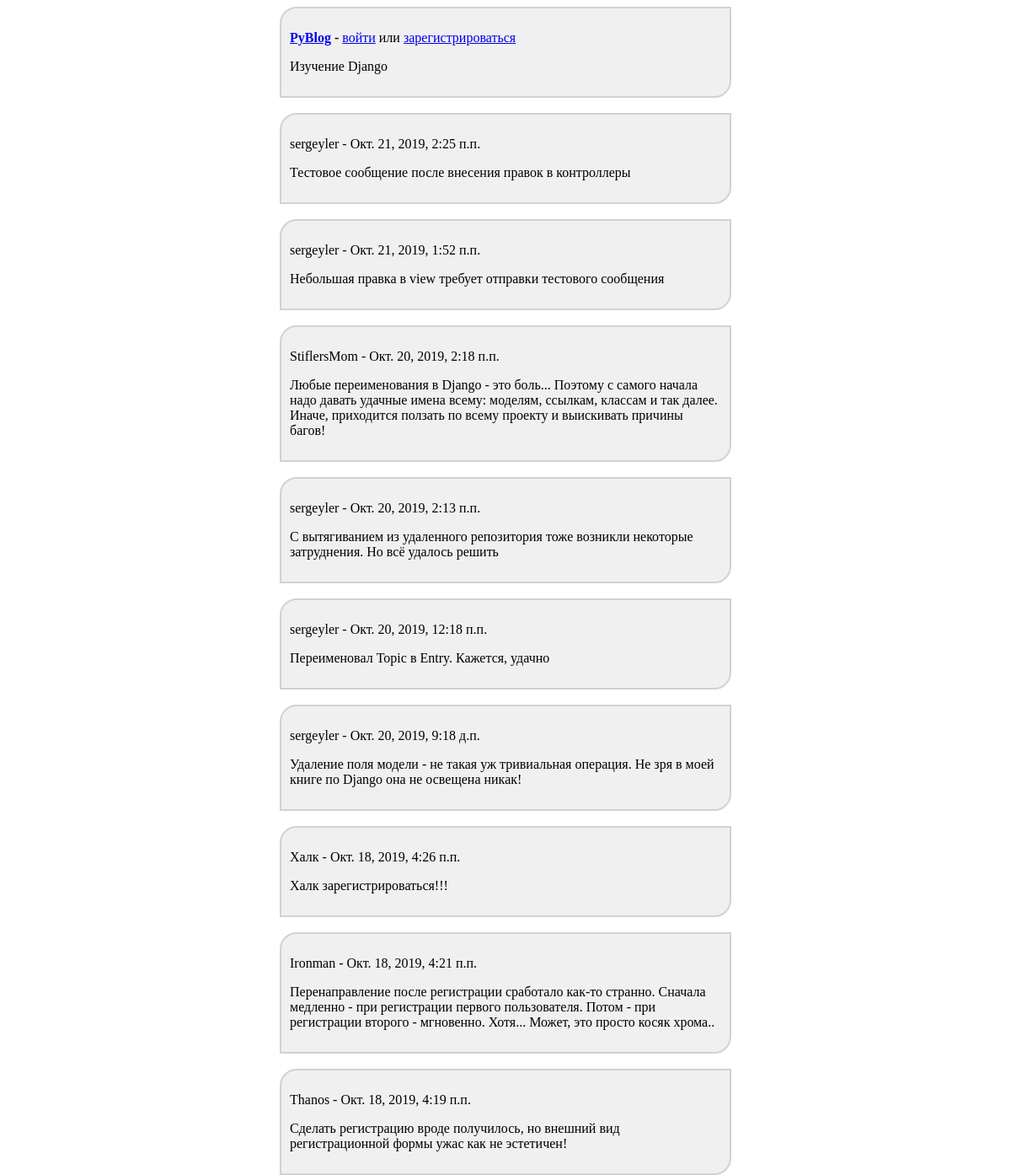
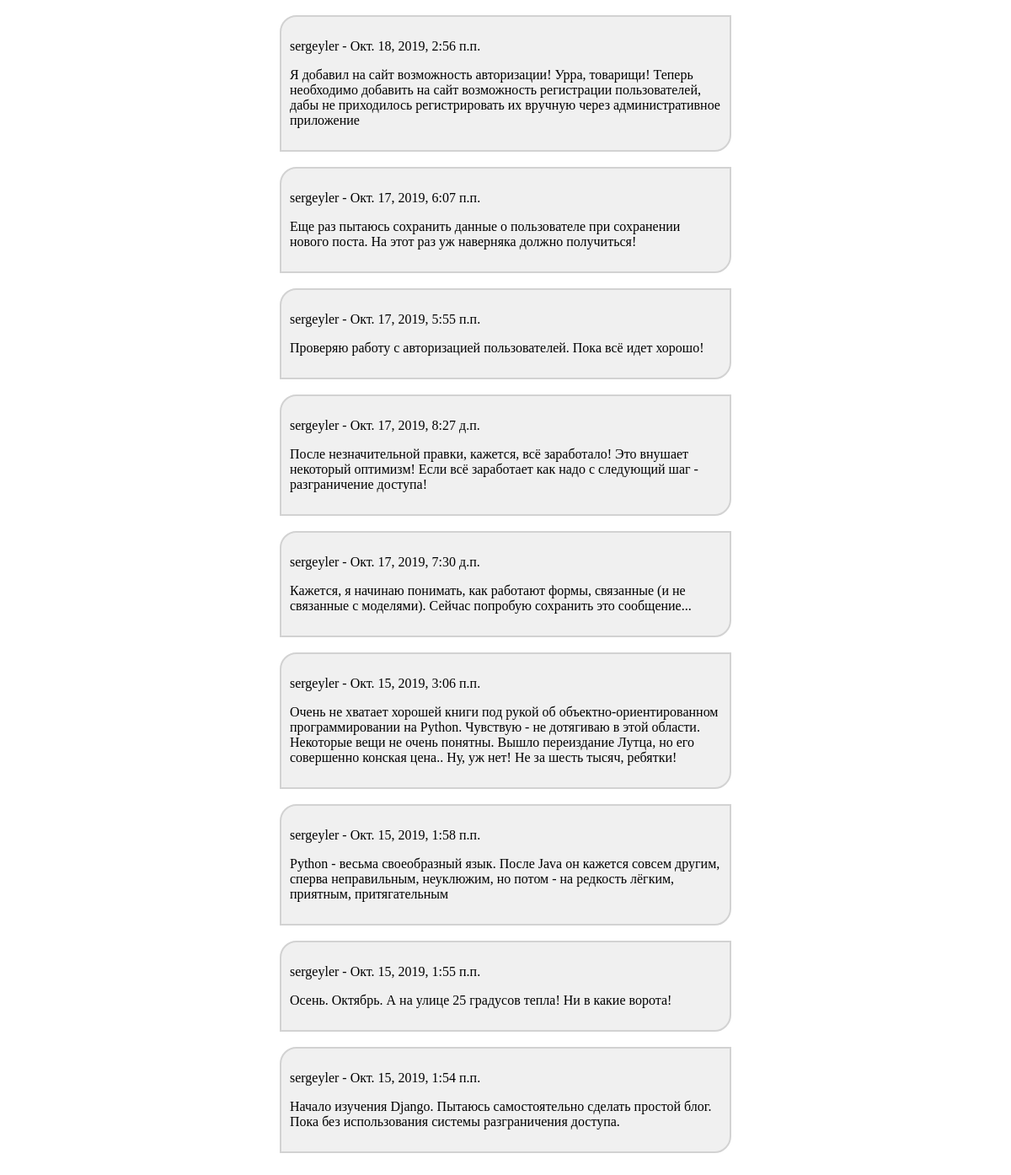
Screenshot of /entry_list/?topic_id=1 with the database file from the repository (2 pictures, top to bottom).
### main/models.py (models this page shows, shortened)
class Topic(models.Model):
    title = CharField(max_length=128, verbose_name='Тема')
    published = DateTimeField(auto_now_add=True, verbose_name='Опубликовано')
    creator = ForeignKey(User, on_delete=models.CASCADE, verbose_name='Опубликовал')
    class Meta:
        verbose_name = 'Темы'
        verbose_name_plural = 'Темы'
        ordering = ['published']

class Entry(models.Model):
    content = TextField(max_length=2048, verbose_name='Текст')
    published = DateTimeField(auto_now_add=True, verbose_name='Опубликовано')
    creator = ForeignKey(User, on_delete=models.CASCADE, verbose_name='Опубликовал')
    topic = ForeignKey(Topic, on_delete=models.CASCADE, verbose_name='Тема')
    class Meta:
        verbose_name = 'Запись'
        verbose_name_plural = 'Записи'
        ordering = ['published']

### main/views.py (the view, shortened to what this page needs)
# urls.py: path('entry_list/', entry_list_controller, name='entry_list'),
def entry_list_controller(request):
    try:
        selected_topic = Topic.objects.get(pk=request.GET['topic_id'])
    except:
        selected_topic = None
    entries = []
    if selected_topic is not None:
        entries = Entry.objects.filter(topic=selected_topic).order_by('-published')
    context = {'entries': entries, 'selected_topic': selected_topic}
    if request.user.is_authenticated and selected_topic is not None:
        form = EntryForm()
        context['form'] = form
    return render(request, 'main/entry_list.html', context)

### main/templates/main/entry_list.html (shortened to what this page needs)
{% extends 'layout/basic.html' %}
{% block header %}
    <div class="block">
        <p>
            <b><a href="{% url 'topic_list' %}">PyBlog</a> - </b>
            {% if user.is_authenticated %}
                {{ user }} - <a href={% url 'logout' %}>выйти</a>
            {% else %}
                <a href="{% url 'login' %}">войти</a> или <a href={% url 'register' %}>зарегистрироваться</a>
            {% endif %}
        <p>{{ selected_topic.title }}</p>
        </p>
    </div>
    <br>
{% endblock %}
{% block content %}
    {% for entry in entries %}
        <div class='block'>
            <p>
                {{ entry.creator }} - {{ entry.published }}
            </p>
            <p>{{ entry.content }}</p>
        </div>
        <br>
    {% empty %}
        <div class="block">
            <p>Нет постов по этой теме</p>
        </div>
    {% endfor %}
{% endblock %}

### main/static/main/style.css (style rules this page uses)
div.block { background-color: RGB(240, 240, 240); border-top-left-radius: 20px; border-bottom-right-radius: 20px; border: 2px solid RGB(210,210,210); padding: 10px; margin-left: auto; margin-right: auto; width: 32em }

### rows the page displays
Topic: title "Изучение Django"
Entry: creator "sergeyler", published "Окт. 21, 2019, 2:25 п.п.", content "Тестовое сообщение после внесения правок в контроллеры"
Entry: creator "sergeyler", published "Окт. 21, 2019, 1:52 п.п.", content "Небольшая правка в view требует отправки тестового сообщения"
Entry: creator "StiflersMom", published "Окт. 20, 2019, 2:18 п.п.", content "Любые переименования в Django - это боль... Поэтому с самого начала надо давать удачные имена всему: моделям, ссылкам, классам и так далее. Иначе, приходится ползать по всему проекту и выискивать причины багов!"
Entry: creator "sergeyler", published "Окт. 20, 2019, 2:13 п.п.", content "С вытягиванием из удаленного репозитория тоже возникли некоторые затруднения. Но всё удалось решить"
Entry: creator "sergeyler", published "Окт. 20, 2019, 12:18 п.п.", content "Переименовал Topic в Entry. Кажется, удачно"
Entry: creator "sergeyler", published "Окт. 20, 2019, 9:18 д.п.", content "Удаление поля модели - не такая уж тривиальная операция. Не зря в моей книге по Django она не освещена никак!"
Entry: creator "Халк", published "Окт. 18, 2019, 4:26 п.п.", content "Халк зарегистрироваться!!!"
Entry: creator "Ironman", published "Окт. 18, 2019, 4:21 п.п.", content "Перенаправление после регистрации сработало как-то странно. Сначала медленно - при регистрации первого пользователя. Потом - при регистрации второго - мгновенно. Хотя... Может, это просто косяк хрома.."
Entry: creator "Thanos", published "Окт. 18, 2019, 4:19 п.п.", content "Сделать регистрацию вроде получилось, но внешний вид регистрационной формы ужас как не эстетичен!"
Entry: creator "sergeyler", published "Окт. 18, 2019, 2:56 п.п.", content "Я добавил на сайт возможность авторизации! Урра, товарищи! Теперь необходимо добавить на сайт возможность регистрации пользователей, дабы не приходилось регистрировать их вручную через административное приложение"
Entry: creator "sergeyler", published "Окт. 17, 2019, 6:07 п.п.", content "Еще раз пытаюсь сохранить данные о пользователе при сохранении нового поста. На этот раз уж наверняка должно получиться!"
Entry: creator "sergeyler", published "Окт. 17, 2019, 5:55 п.п.", content "Проверяю работу с авторизацией пользователей. Пока всё идет хорошо!"
Entry: creator "sergeyler", published "Окт. 17, 2019, 8:27 д.п.", content "После незначительной правки, кажется, всё заработало! Это внушает некоторый оптимизм! Если всё заработает как надо с следующий шаг - разграничение доступа!"
Entry: creator "sergeyler", published "Окт. 17, 2019, 7:30 д.п.", content "Кажется, я начинаю понимать, как работают формы, связанные (и не связанные с моделями). Сейчас попробую сохранить это сообщение..."
Entry: creator "sergeyler", published "Окт. 15, 2019, 3:06 п.п.", content "Очень не хватает хорошей книги под рукой об объектно-ориентированном программировании на Python. Чувствую - не дотягиваю в этой области. Некоторые вещи не очень понятны. Вышло переиздание Лутца, но его совершенно конская цена.. Ну, уж нет! Не за шесть тысяч, ребятки!"
Entry: creator "sergeyler", published "Окт. 15, 2019, 1:58 п.п.", content "Python - весьма своеобразный язык. После Java он кажется совсем другим, сперва неправильным, неуклюжим, но потом - на редкость лёгким, приятным, притягательным"
Entry: creator "sergeyler", published "Окт. 15, 2019, 1:55 п.п.", content "Осень. Октябрь. А на улице 25 градусов тепла! Ни в какие ворота!"
Entry: creator "sergeyler", published "Окт. 15, 2019, 1:54 п.п.", content "Начало изучения Django. Пытаюсь самостоятельно сделать простой блог. Пока без использования системы разграничения доступа."
